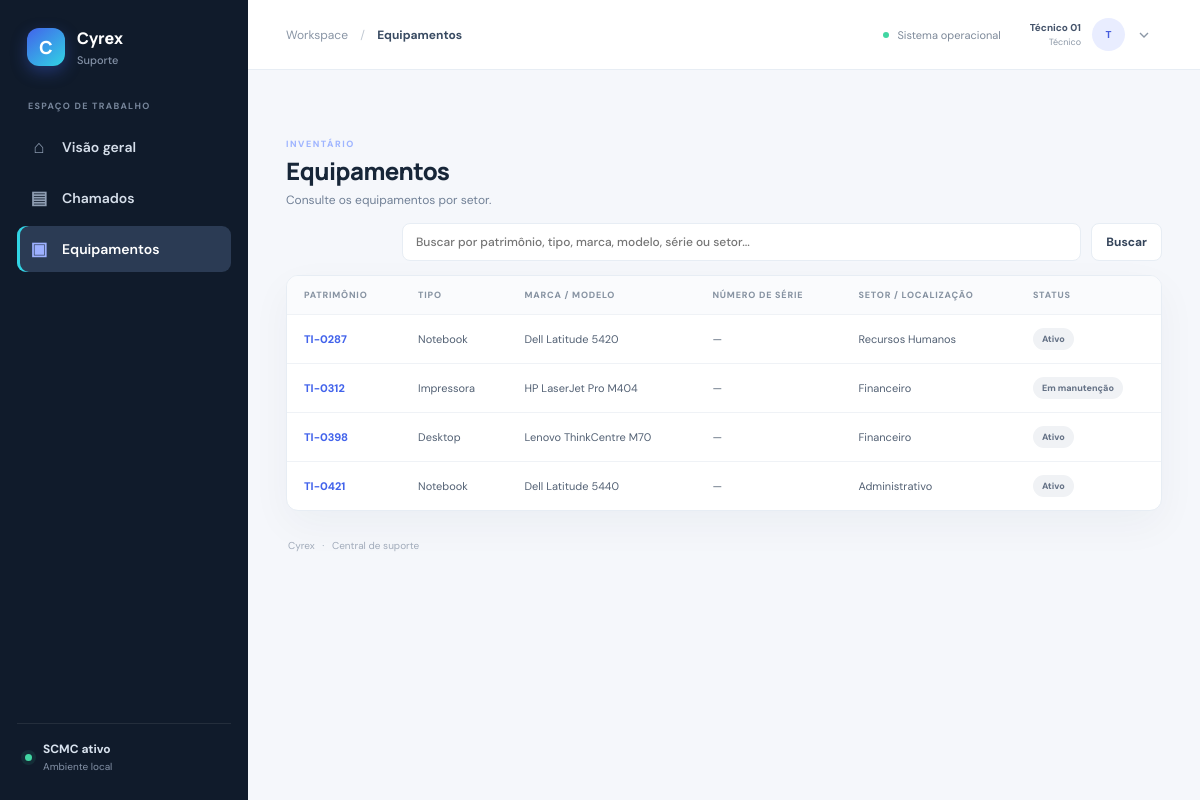
/equipment (signed in), run on the app's committed database.
### tables this page shows
CREATE TABLE users (
  id INTEGER PRIMARY KEY AUTOINCREMENT,
  name TEXT NOT NULL,
  email TEXT NOT NULL UNIQUE,
  password_hash TEXT NOT NULL DEFAULT '',
  job_title TEXT NOT NULL DEFAULT '',
  sector TEXT NOT NULL DEFAULT '',
  phone TEXT NOT NULL DEFAULT '',
  extension TEXT NOT NULL DEFAULT '',
  role TEXT NOT NULL CHECK(role IN ('Administrador','Técnico','Solicitante')),
  active INTEGER NOT NULL DEFAULT 1 CHECK(active IN (0,1)),
  created_at TEXT NOT NULL DEFAULT CURRENT_TIMESTAMP
);

CREATE TABLE equipment (
  id INTEGER PRIMARY KEY AUTOINCREMENT,
  asset_tag TEXT NOT NULL UNIQUE,
  category TEXT NOT NULL,
  brand TEXT NOT NULL DEFAULT '',
  model TEXT NOT NULL DEFAULT '',
  serial TEXT NOT NULL DEFAULT '',
  description TEXT NOT NULL DEFAULT '',
  location TEXT NOT NULL DEFAULT '',
  status TEXT NOT NULL DEFAULT 'Ativo' CHECK(status IN ('Ativo','Em manutenção','Inativo')),
  created_at TEXT NOT NULL DEFAULT CURRENT_TIMESTAMP
);

### app.py (the view)
@app.route("/equipment")
def equipment():
    q=request.args.get("q", "").strip()
    query="SELECT * FROM equipment WHERE (asset_tag LIKE ? OR category LIKE ? OR brand LIKE ? OR model LIKE ? OR location LIKE ? OR serial LIKE ?)"
    args=[f"%{q}%"]*6
    if g.user["role"] == "Solicitante": query += " AND status!='Inativo'"
    query += " ORDER BY id DESC"
    rows=get_db().execute(query,args).fetchall()
    return render_template("equipment.html",rows=rows,q=q)

### app.py (called while the page is built)
def get_db():
    if "db" not in g:
        g.db = sqlite3.connect(DATABASE)
        g.db.row_factory = sqlite3.Row
        g.db.execute("PRAGMA foreign_keys = ON")
    return g.db

@app.context_processor
def inject_current_user():
    appearance = dict(DEFAULT_APPEARANCE)
    if g.user:
        appearance.update(dict(get_db().execute("SELECT key,value FROM appearance_settings")))
    return {"current_user": g.user, "appearance": appearance}

### templates/equipment.html (shortened to what this page needs)
{% extends 'base.html' %}{% block section %}Equipamentos{% endblock %}{% block content %}<div class="section-head"><div><span class="eyebrow">INVENTÁRIO</span><h1>Equipamentos</h1><p>Consulte os equipamentos por setor.</p></div></div><form class="function-search-row" method="get"><input class="function-search" name="q" value="{{ q }}" placeholder="Buscar por patrimônio, tipo, marca, modelo, série ou setor..."><button class="btn" type="submit">Buscar</button></form><div class="card table-wrap"><table><thead><tr><th>Patrimônio</th><th>Tipo</th><th>Marca / modelo</th><th>Número de série</th><th>Setor / localização</th><th>Status</th></tr></thead><tbody>{% for r in rows %}<tr><td class="link">{{ r.asset_tag }}</td><td>{{ r.category }}</td><td>{{ r.brand }} {{ r.model }}</td><td>{{ r.serial or '—' }}</td><td>{{ r.location }}</td><td><span class="badge">{{ r.status }}</span></td></tr>{% else %}<tr><td colspan="{{ 7 if current_user.role == 'Administrador' else 6 }}" class="empty">Nenhum equipamento cadastrado.</td></tr>{% endfor %}</tbody></table></div>{% endblock %}

### templates/base.html (shortened to what this page needs)
<!doctype html>
<html lang="pt-br">
<head>
  <link rel="stylesheet" href="{{ url_for('static',filename='style.css') }}">
</head>
<body style="--blue:{{ appearance.primary }};--accent:{{ appearance.accent }};--paper:{{ appearance.background }};--sidebar:{{ appearance.sidebar }};--sidebar-text:{{ appearance.sidebar_text }};--surface:{{ appearance.surface }};--ink:{{ appearance.text }};--muted:{{ appearance.muted }};--line:{{ appearance.border }};--green:{{ appearance.success }};--warning:{{ appearance.warning }};--danger:{{ appearance.danger }}">
<div class="app-shell">
  <aside class="sidebar">
    <a class="brand" href="{{ url_for('index') }}"><span class="brand-mark">{% if appearance.logo %}<img src="{{ url_for('static',filename='uploads/'+appearance.logo) }}" alt="Logo Cyrex">{% else %}C{% endif %}</span><span>Cyrex<small>Suporte</small></span></a>
    <div class="side-label">ESPAÇO DE TRABALHO</div>
    <nav class="side-nav">
      <a class="{% if request.endpoint == 'index' %}active{% endif %}" href="{{ url_for('index') }}"><span class="nav-icon">⌂</span> Visão geral</a>
      <a class="{% if request.endpoint in ['orders','order_new','order_edit','order_detail','order_close'] %}active{% endif %}" href="{{ url_for('orders') }}"><span class="nav-icon">▤</span> Chamados</a>
      <a class="{% if request.endpoint in ['equipment','equipment_new','equipment_edit'] %}active{% endif %}" href="{{ url_for('equipment') }}"><span class="nav-icon">▣</span> Equipamentos</a>
    </nav>
    <div class="sidebar-bottom"><div class="status-dot"></div><div><strong>SCMC ativo</strong><small>Ambiente local</small></div></div>
  </aside>
  <main class="main-area">
    <header class="topbar"><div class="crumb">Workspace <span>/</span> <strong>{% block section %}Início{% endblock %}</strong></div><div class="top-actions"><span class="online"><i></i> Sistema operacional</span><details class="account-menu">
        <summary class="account-trigger" aria-label="Abrir menu da conta" aria-expanded="false" aria-controls="account-panel">
          <span class="account-label"><strong>{{ current_user.name }}</strong><small>{{ current_user.role }}</small></span>
          <span class="avatar" aria-hidden="true">{{ current_user.name[0]|upper }}</span>
          <svg class="account-chevron" width="16" height="16" viewBox="0 0 24 24" fill="none" stroke="currentColor" stroke-width="2" aria-hidden="true"><path d="m6 9 6 6 6-6"/></svg>
        </summary>
      </details></div></header>
    <div class="page-content">
      {% block content %}{% endblock %}
      <footer class="footer">Cyrex <span>·</span> Central de suporte</footer>
    </div>
  </main>
</div>
</body></html>

### data on the page
users: name "Técnico 01", role "Técnico", name "T"
equipment: asset_tag "TI-0287", category "Notebook", brand "Dell", model "Latitude 5420", serial "—", location "Recursos Humanos", status "Ativo"
equipment: asset_tag "TI-0312", category "Impressora", brand "HP", model "LaserJet Pro M404", serial "—", location "Financeiro", status "Em manutenção"
equipment: asset_tag "TI-0398", category "Desktop", brand "Lenovo", model "ThinkCentre M70", serial "—", location "Financeiro", status "Ativo"
equipment: asset_tag "TI-0421", category "Notebook", brand "Dell", model "Latitude 5440", serial "—", location "Administrativo", status "Ativo"
